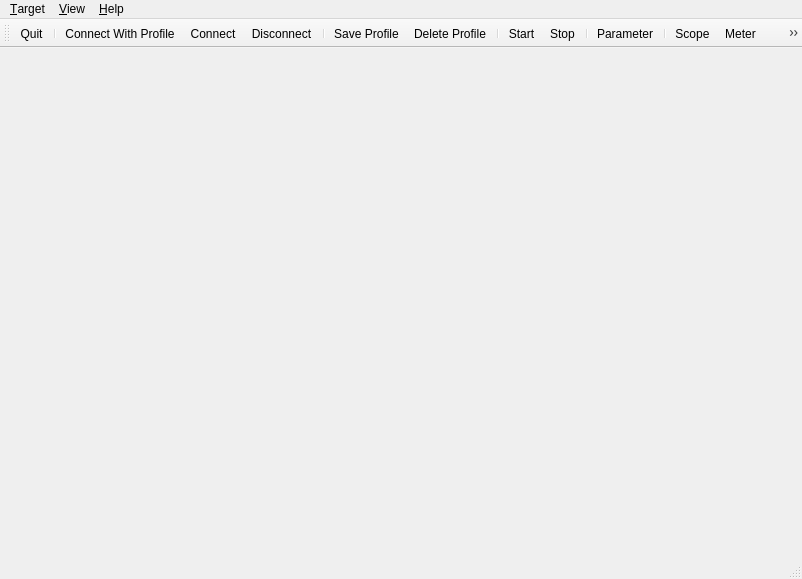
<ui version="4.0" >
 <class>QRL_MainWindow</class>
 <widget class="QMainWindow" name="QRL_MainWindow" >
  <property name="geometry" >
   <rect>
    <x>0</x>
    <y>0</y>
    <width>802</width>
    <height>579</height>
   </rect>
  </property>
  <property name="minimumSize" >
   <size>
    <width>0</width>
    <height>0</height>
   </size>
  </property>
  <property name="sizeIncrement" >
   <size>
    <width>50</width>
    <height>30</height>
   </size>
  </property>
  <property name="windowTitle" >
   <string>Rtai-Lab Graphical User Interface</string>
  </property>
  <property name="autoFillBackground" >
   <bool>false</bool>
  </property>
  <property name="animated" >
   <bool>false</bool>
  </property>
  <property name="dockOptions" >
   <set>QMainWindow::ForceTabbedDocks</set>
  </property>
  <widget class="QWidget" name="centralwidget" />
  <widget class="QMenuBar" name="menubar" >
   <property name="geometry" >
    <rect>
     <x>0</x>
     <y>0</y>
     <width>802</width>
     <height>29</height>
    </rect>
   </property>
   <widget class="QMenu" name="menuView" >
    <property name="title" >
     <string>&amp;View</string>
    </property>
    <addaction name="actionShowParameter" />
    <addaction name="separator" />
    <addaction name="actionShowScope" />
    <addaction name="actionShowMeter" />
    <addaction name="actionShowLed" />
   </widget>
   <widget class="QMenu" name="menuHelp" >
    <property name="title" >
     <string>&amp;Help</string>
    </property>
    <addaction name="actionAbout_QRtaiLab" />
   </widget>
   <widget class="QMenu" name="menuTarget" >
    <property name="title" >
     <string>&amp;Target</string>
    </property>
    <addaction name="actionConnect_WProfile" />
    <addaction name="actionConnect" />
    <addaction name="actionDisconnect" />
    <addaction name="separator" />
    <addaction name="actionSaveProfile" />
    <addaction name="actionDeleteProfile" />
    <addaction name="separator" />
    <addaction name="actionStart" />
    <addaction name="actionStop" />
    <addaction name="separator" />
    <addaction name="actionExit" />
   </widget>
   <addaction name="menuTarget" />
   <addaction name="menuView" />
   <addaction name="menuHelp" />
  </widget>
  <widget class="QStatusBar" name="statusbar" />
  <widget class="QToolBar" name="toolBar" >
   <property name="minimumSize" >
    <size>
     <width>0</width>
     <height>0</height>
    </size>
   </property>
   <property name="sizeIncrement" >
    <size>
     <width>50</width>
     <height>30</height>
    </size>
   </property>
   <property name="orientation" >
    <enum>Qt::Horizontal</enum>
   </property>
   <attribute name="toolBarArea" >
    <enum>TopToolBarArea</enum>
   </attribute>
   <attribute name="toolBarBreak" >
    <bool>false</bool>
   </attribute>
   <addaction name="actionExit" />
   <addaction name="separator" />
   <addaction name="actionConnect_WProfile" />
   <addaction name="actionConnect" />
   <addaction name="actionDisconnect" />
   <addaction name="separator" />
   <addaction name="actionSaveProfile" />
   <addaction name="actionDeleteProfile" />
   <addaction name="separator" />
   <addaction name="actionStart" />
   <addaction name="actionStop" />
   <addaction name="separator" />
   <addaction name="actionShowParameter" />
   <addaction name="separator" />
   <addaction name="actionShowScope" />
   <addaction name="actionShowMeter" />
   <addaction name="actionShowLed" />
  </widget>
  <action name="actionConnect" >
   <property name="icon" >
    <iconset resource="qrtailab.qrc" >:/icons/connect_icon.xpm</iconset>
   </property>
   <property name="text" >
    <string>Connect</string>
   </property>
  </action>
  <action name="actionAbout_QRtaiLab" >
   <property name="text" >
    <string>About QRtaiLab</string>
   </property>
  </action>
  <action name="actionDisconnect" >
   <property name="enabled" >
    <bool>true</bool>
   </property>
   <property name="icon" >
    <iconset resource="qrtailab.qrc" >:/icons/disconnect_icon.xpm</iconset>
   </property>
   <property name="text" >
    <string>Disconnect</string>
   </property>
  </action>
  <action name="actionExit" >
   <property name="icon" >
    <iconset resource="qrtailab.qrc" >:/icons/exit_icon.xpm</iconset>
   </property>
   <property name="text" >
    <string>&amp;Quit</string>
   </property>
  </action>
  <action name="actionStart" >
   <property name="icon" >
    <iconset resource="qrtailab.qrc" >:/icons/start_icon.xpm</iconset>
   </property>
   <property name="text" >
    <string>Start</string>
   </property>
  </action>
  <action name="actionStop" >
   <property name="icon" >
    <iconset resource="qrtailab.qrc" >:/icons/stop_icon.xpm</iconset>
   </property>
   <property name="text" >
    <string>Stop</string>
   </property>
  </action>
  <action name="actionShowMeter" >
   <property name="icon" >
    <iconset resource="qrtailab.qrc" >:/icons/meter_icon.xpm</iconset>
   </property>
   <property name="text" >
    <string>Meter</string>
   </property>
  </action>
  <action name="actionShowScope" >
   <property name="icon" >
    <iconset resource="qrtailab.qrc" >:/icons/scope_icon.xpm</iconset>
   </property>
   <property name="text" >
    <string>Scope</string>
   </property>
  </action>
  <action name="actionShowLed" >
   <property name="icon" >
    <iconset resource="qrtailab.qrc" >:/icons/led_icon.xpm</iconset>
   </property>
   <property name="text" >
    <string>Led</string>
   </property>
  </action>
  <action name="actionShowParameter" >
   <property name="icon" >
    <iconset resource="qrtailab.qrc" >:/icons/parameters_icon.xpm</iconset>
   </property>
   <property name="text" >
    <string>Parameter</string>
   </property>
  </action>
  <action name="actionConnect_WProfile" >
   <property name="icon" >
    <iconset resource="qrtailab.qrc" >:/icons/connect_wprofile_icon.xpm</iconset>
   </property>
   <property name="text" >
    <string>Connect With Profile</string>
   </property>
  </action>
  <action name="actionSaveProfile" >
   <property name="icon" >
    <iconset resource="qrtailab.qrc" >:/icons/save_profile_icon.xpm</iconset>
   </property>
   <property name="text" >
    <string>Save Profile</string>
   </property>
  </action>
  <action name="actionDeleteProfile" >
   <property name="icon" >
    <iconset resource="qrtailab.qrc" >:/icons/del_profile_icon.xpm</iconset>
   </property>
   <property name="text" >
    <string>Delete Profile</string>
   </property>
  </action>
 </widget>
 <resources>
  <include location="qrtailab.qrc" />
 </resources>
 <connections/>
</ui>
